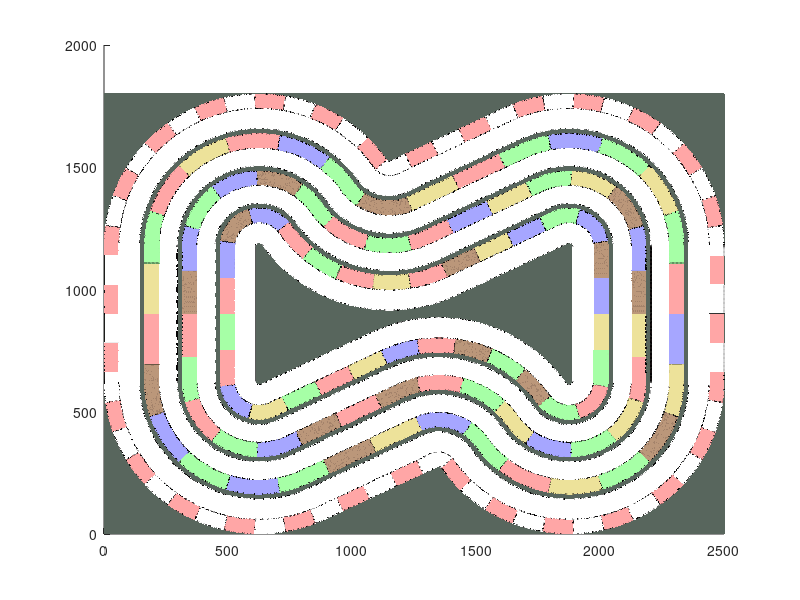

The MATLAB script that drew this image:
clear all;
close all;

load('Polygon_map')



%% Choose colorMap
% colorMap = colorMap_Original;
colorMap = colorMap_Pastel;

%% Draw polygon

figure
% figure('Position', [1550 100 40*35 20*35])
hold on

for i = 1:length(colorMap)
    bool = (colors == i-1);
    xDraw = xGrid(bool);
    yDraw = yGrid(bool);
    plot(xDraw, yDraw, 'Color', colorMap(i,:), 'Marker', '.', 'LineStyle', 'none', 'MarkerSize', 1);
end





